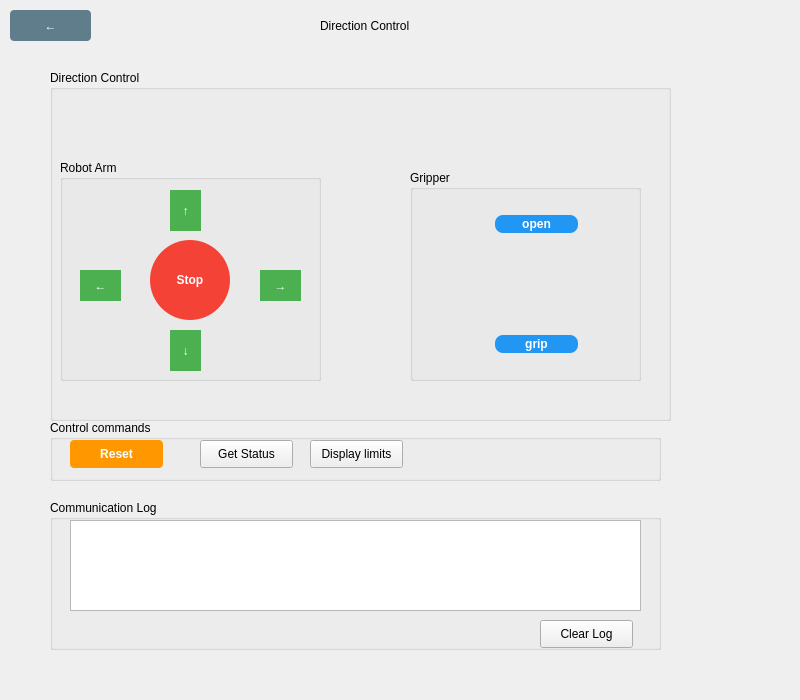
<?xml version="1.0" encoding="UTF-8"?>
<ui version="4.0">
 <class>DirectionControl</class>
 <widget class="QWidget" name="DirectionControl">
  <property name="geometry">
   <rect>
    <x>0</x>
    <y>0</y>
    <width>800</width>
    <height>700</height>
   </rect>
  </property>
  <property name="windowTitle">
   <string>Form</string>
  </property>
  <widget class="QWidget" name="widget" native="true">
   <property name="geometry">
    <rect>
     <x>0</x>
     <y>0</y>
     <width>791</width>
     <height>51</height>
    </rect>
   </property>
   <widget class="QPushButton" name="bacl">
    <property name="geometry">
     <rect>
      <x>10</x>
      <y>10</y>
      <width>81</width>
      <height>31</height>
     </rect>
    </property>
    <property name="styleSheet">
     <string notr="true">QPushButton { 
    background-color: #607D8B; 
    color: white; 
    border: none; 
    padding: 8px 16px; 
    border-radius: 4px; 
    font-weight: bold;
}
QPushButton:hover { 
    background-color: #455A64; 
}</string>
    </property>
    <property name="text">
     <string>←</string>
    </property>
   </widget>
   <widget class="QLabel" name="label">
    <property name="geometry">
     <rect>
      <x>320</x>
      <y>10</y>
      <width>111</width>
      <height>31</height>
     </rect>
    </property>
    <property name="text">
     <string>Direction Control</string>
    </property>
   </widget>
  </widget>
  <widget class="QGroupBox" name="direction">
   <property name="geometry">
    <rect>
     <x>50</x>
     <y>70</y>
     <width>621</width>
     <height>351</height>
    </rect>
   </property>
   <property name="title">
    <string>Direction Control</string>
   </property>
   <widget class="QGroupBox" name="arm">
    <property name="geometry">
     <rect>
      <x>10</x>
      <y>90</y>
      <width>261</width>
      <height>221</height>
     </rect>
    </property>
    <property name="title">
     <string>Robot Arm</string>
    </property>
    <widget class="QLabel" name="up_lable">
     <property name="geometry">
      <rect>
       <x>60</x>
       <y>20</y>
       <width>55</width>
       <height>16</height>
      </rect>
     </property>
     <property name="text">
      <string/>
     </property>
    </widget>
    <widget class="QPushButton" name="up">
     <property name="geometry">
      <rect>
       <x>110</x>
       <y>30</y>
       <width>31</width>
       <height>41</height>
      </rect>
     </property>
     <property name="styleSheet">
      <string notr="true">QPushButton { 
    background-color: #4CAF50; 
    color: white; 
    border: none; 
    border-radius: 40px; 
    font-weight: bold;
}
QPushButton:hover { 
    background-color: #45a049; 
}
QPushButton:pressed { 
    background-color: #3d8b40; 
}</string>
     </property>
     <property name="text">
      <string>↑</string>
     </property>
     <property name="iconSize">
      <size>
       <width>80</width>
       <height>80</height>
      </size>
     </property>
    </widget>
    <widget class="QPushButton" name="left">
     <property name="geometry">
      <rect>
       <x>20</x>
       <y>110</y>
       <width>41</width>
       <height>31</height>
      </rect>
     </property>
     <property name="minimumSize">
      <size>
       <width>31</width>
       <height>0</height>
      </size>
     </property>
     <property name="styleSheet">
      <string notr="true">QPushButton { 
    background-color: #4CAF50; 
    color: white; 
    border: none; 
    border-radius: 40px; 
    font-weight: bold;
}
QPushButton:hover { 
    background-color: #45a049; 
}
QPushButton:pressed { 
    background-color: #3d8b40; 
}</string>
     </property>
     <property name="text">
      <string>←</string>
     </property>
     <property name="iconSize">
      <size>
       <width>80</width>
       <height>80</height>
      </size>
     </property>
    </widget>
    <widget class="QPushButton" name="right">
     <property name="geometry">
      <rect>
       <x>200</x>
       <y>110</y>
       <width>41</width>
       <height>31</height>
      </rect>
     </property>
     <property name="minimumSize">
      <size>
       <width>31</width>
       <height>0</height>
      </size>
     </property>
     <property name="styleSheet">
      <string notr="true">QPushButton { 
    background-color: #4CAF50; 
    color: white; 
    border: none; 
    border-radius: 40px; 
    font-weight: bold;
}
QPushButton:hover { 
    background-color: #45a049; 
}
QPushButton:pressed { 
    background-color: #3d8b40; 
}</string>
     </property>
     <property name="text">
      <string>→</string>
     </property>
     <property name="iconSize">
      <size>
       <width>80</width>
       <height>80</height>
      </size>
     </property>
    </widget>
    <widget class="QPushButton" name="down">
     <property name="geometry">
      <rect>
       <x>110</x>
       <y>170</y>
       <width>31</width>
       <height>41</height>
      </rect>
     </property>
     <property name="styleSheet">
      <string notr="true">QPushButton { 
    background-color: #4CAF50; 
    color: white; 
    border: none; 
    border-radius: 40px; 
    font-weight: bold;
}
QPushButton:hover { 
    background-color: #45a049; 
}
QPushButton:pressed { 
    background-color: #3d8b40; 
}</string>
     </property>
     <property name="text">
      <string>↓</string>
     </property>
     <property name="iconSize">
      <size>
       <width>80</width>
       <height>80</height>
      </size>
     </property>
    </widget>
    <widget class="QPushButton" name="stop">
     <property name="geometry">
      <rect>
       <x>90</x>
       <y>80</y>
       <width>80</width>
       <height>80</height>
      </rect>
     </property>
     <property name="minimumSize">
      <size>
       <width>80</width>
       <height>80</height>
      </size>
     </property>
     <property name="styleSheet">
      <string notr="true">QPushButton { 
    background-color: #f44336; 
    color: white; 
    border: none; 
    border-radius: 40px; 
    font-weight: bold;
    min-width: 80px;
    max-width: 80px;
    min-height: 80px;
    max-height: 80px;
}
QPushButton:hover { 
    background-color: #d32f2f; 
}
QPushButton:pressed { 
    background-color: #b71c1c; 
}</string>
     </property>
     <property name="text">
      <string>Stop</string>
     </property>
     <property name="iconSize">
      <size>
       <width>80</width>
       <height>80</height>
      </size>
     </property>
    </widget>
   </widget>
   <widget class="QGroupBox" name="gripper">
    <property name="geometry">
     <rect>
      <x>360</x>
      <y>100</y>
      <width>231</width>
      <height>211</height>
     </rect>
    </property>
    <property name="title">
     <string>Gripper</string>
    </property>
    <widget class="QPushButton" name="open">
     <property name="geometry">
      <rect>
       <x>80</x>
       <y>40</y>
       <width>93</width>
       <height>28</height>
      </rect>
     </property>
     <property name="styleSheet">
      <string notr="true">QPushButton { 
    background-color: #2196F3; 
    color: white; 
    border: none; 
    border-radius: 8px; 
    font-weight: bold;
    margin: 5px;
}
QPushButton:hover { 
    background-color: #1976D2; 
}
QPushButton:pressed { 
    background-color: #0D47A1; 
}</string>
     </property>
     <property name="text">
      <string>open</string>
     </property>
    </widget>
    <widget class="QPushButton" name="grip">
     <property name="geometry">
      <rect>
       <x>80</x>
       <y>160</y>
       <width>93</width>
       <height>28</height>
      </rect>
     </property>
     <property name="styleSheet">
      <string notr="true">QPushButton { 
    background-color: #2196F3; 
    color: white; 
    border: none; 
    border-radius: 8px; 
    font-weight: bold;
    margin: 5px;
}
QPushButton:hover { 
    background-color: #1976D2; 
}
QPushButton:pressed { 
    background-color: #0D47A1; 
}</string>
     </property>
     <property name="text">
      <string>grip</string>
     </property>
    </widget>
   </widget>
  </widget>
  <widget class="QGroupBox" name="command">
   <property name="geometry">
    <rect>
     <x>50</x>
     <y>420</y>
     <width>611</width>
     <height>61</height>
    </rect>
   </property>
   <property name="title">
    <string>Control commands</string>
   </property>
   <widget class="QPushButton" name="reset">
    <property name="geometry">
     <rect>
      <x>20</x>
      <y>20</y>
      <width>93</width>
      <height>28</height>
     </rect>
    </property>
    <property name="styleSheet">
     <string notr="true">QPushButton { 
    background-color: #FF9800; 
    color: white; 
    font-weight: bold; 
    padding: 8px 16px; 
    border-radius: 4px; 
    border: none;
}</string>
    </property>
    <property name="text">
     <string>Reset</string>
    </property>
   </widget>
   <widget class="QPushButton" name="statue">
    <property name="geometry">
     <rect>
      <x>150</x>
      <y>20</y>
      <width>93</width>
      <height>28</height>
     </rect>
    </property>
    <property name="text">
     <string>Get Status</string>
    </property>
   </widget>
   <widget class="QPushButton" name="limits">
    <property name="geometry">
     <rect>
      <x>260</x>
      <y>20</y>
      <width>93</width>
      <height>28</height>
     </rect>
    </property>
    <property name="text">
     <string>Display limits</string>
    </property>
   </widget>
  </widget>
  <widget class="QGroupBox" name="communication">
   <property name="geometry">
    <rect>
     <x>50</x>
     <y>500</y>
     <width>611</width>
     <height>150</height>
    </rect>
   </property>
   <property name="maximumSize">
    <size>
     <width>16777215</width>
     <height>150</height>
    </size>
   </property>
   <property name="title">
    <string>Communication Log</string>
   </property>
   <widget class="QTextEdit" name="textEdit">
    <property name="geometry">
     <rect>
      <x>20</x>
      <y>20</y>
      <width>571</width>
      <height>91</height>
     </rect>
    </property>
    <property name="readOnly">
     <bool>true</bool>
    </property>
   </widget>
   <widget class="QWidget" name="command_2" native="true">
    <property name="geometry">
     <rect>
      <x>120</x>
      <y>110</y>
      <width>471</width>
      <height>41</height>
     </rect>
    </property>
    <widget class="QPushButton" name="clearlog">
     <property name="geometry">
      <rect>
       <x>370</x>
       <y>10</y>
       <width>93</width>
       <height>28</height>
      </rect>
     </property>
     <property name="text">
      <string>Clear Log</string>
     </property>
    </widget>
   </widget>
  </widget>
 </widget>
 <resources/>
 <connections/>
</ui>
